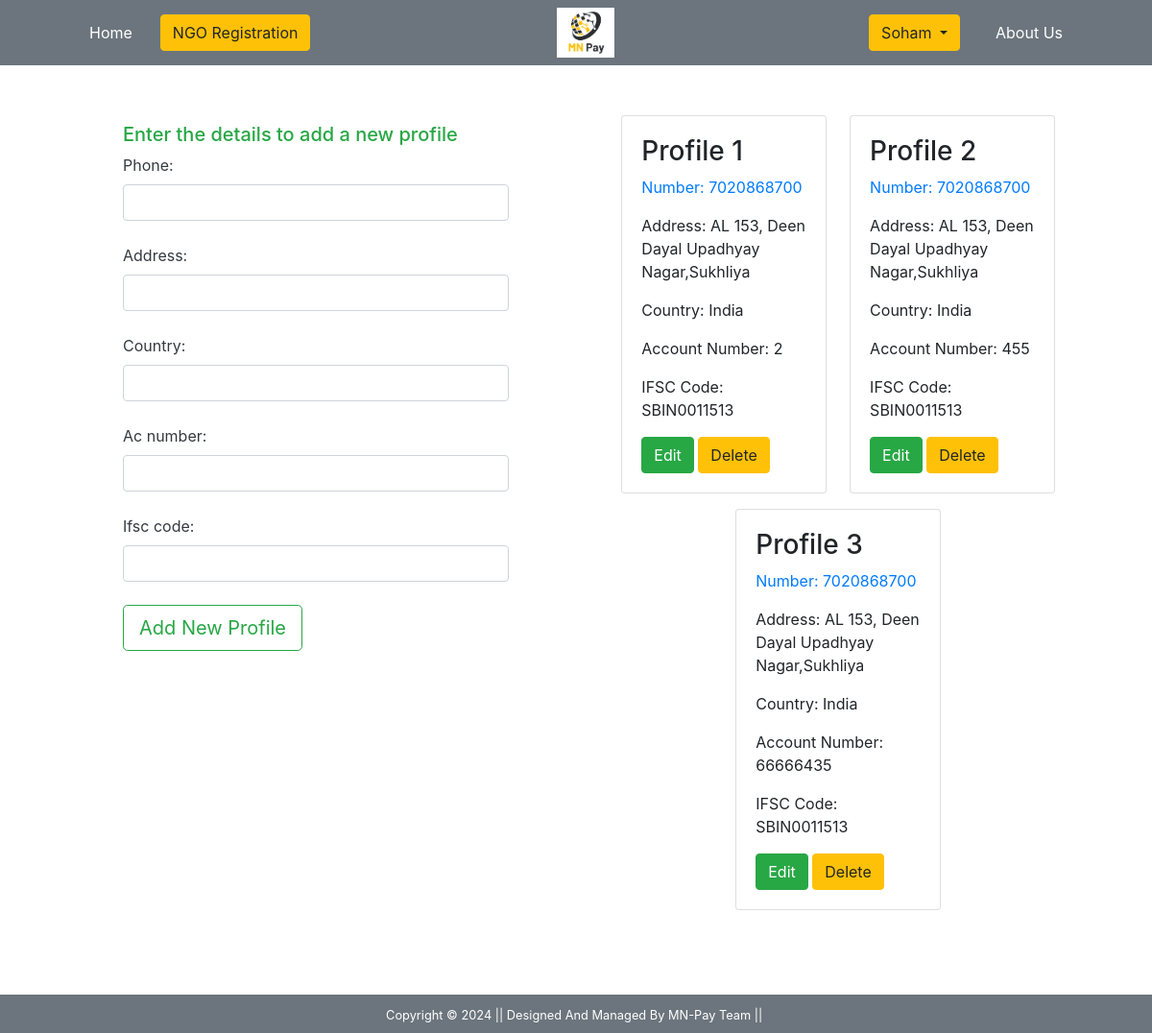
Screenshot of /profile/ (signed in) with the database file from the repository.
### Donation_Portal/models.py (models this page shows, shortened)
class Customer(models.Model):
    user = models.ForeignKey(User,on_delete=models.CASCADE)
    phone = models.IntegerField()
    address = models.CharField(max_length=50)
    country = models.CharField(max_length=20)
    ac_number = models.IntegerField(unique=True)
    ifsc_code = models.CharField(max_length=11)

### Donation_Portal/views.py (the view, shortened to what this page needs)
# urls.py: path('profile/', views.ProfileView.as_view(), name='profile'),
@method_decorator(login_required,name='dispatch')
class ProfileView(View):
    def get(self,request):
        proff = Customer.objects.filter(user=request.user)
        form = CustomerProfileForm()
        return render(request,'profile.html',{'form':form,'proff':proff,'active':'btn-primary'})

### Donation_Portal/forms.py
class CustomerProfileForm(forms.ModelForm):
    class Meta:
        model = Customer
        fields = ['phone','address','country','ac_number', 'ifsc_code']
        widgets = {'phone':forms.NumberInput(attrs={'class':'form-control'}),
        'address':forms.TextInput(attrs={'class':'form-control'}),
        'country':forms.TextInput(attrs={'class':'form-control'}),
        'ac_number':forms.NumberInput(attrs={'class':'form-control'}),
        'ifsc_code':forms.TextInput(attrs={'class':'form-control'})}

### Donation_Portal/templates/profile.html (shortened to what this page needs)
{% extends 'base.html' %}
{% load static %}
{% block content %}
<div class="d-flex p-2">
  <div class="p-5 w-50 mr-4 ml-4">
   <form  action="" method="post">
    <div class="h5 text-success">
      Enter the details to add a new profile
    </div>
    {% for fm in form%}
      <div>
        <div class="text-dark">
          {{fm.label_tag}} {{fm}}
        </div>
        <small class="text-danger">{{fm.errors|striptags}}</small><br>
      </div>
    {% endfor %}
      <div class="">
        <input type="submit" class="btn btn-outline-success btn-lg" value="Add New Profile">
      </div>
   </form>
  </div>
  <div class="d-flex p-4 w-50 mr-4 ml-4">
    <div class="row">
     {% for prf in proff  %}
          <div class="card" style="width: 45%; margin: auto; margin-top: 1rem;">
            <div class="card-body">
              <h3>Profile {{forloop.counter}}</h3>
              <p class="text-primary">Number: {{prf.phone}}</p>
              <p>Address: {{prf.address}}</p>
              <p>Country: {{prf.country}}</p>
              <p>Account Number: {{prf.ac_number}}</p>
              <p>IFSC Code: {{prf.ifsc_code}}</p>
              <a class="btn btn-success margin-auto" href="#">Edit</a>
              <a class="btn btn-warning margin-auto" href="#">Delete</a>
            </div>
          </div>
     {% endfor %}
    </div>
   </div>
  </div>
</div>
{% endblock content %}

### Donation_Portal/templates/base.html (shortened to what this page needs)
{% load static %}
<!DOCTYPE html>
<html lang="en">
<head>
    <link rel="stylesheet" href="{% static 'main.css' %}" type="text/css">
    <link rel="stylesheet" href="https://cdn.jsdelivr.net/npm/bootstrap@4.4.1/dist/css/bootstrap.min.css">
</head>
<body>
<nav class="navbar navbar-expand-lg navbar-dark bg-secondary">
  <ul class="navbar-nav mr-auto ml-5">
    <li class="nav-item active ml-2 mr-2"><a class="btn btn-secondary ml-2 mr-2" href="/">Home</a></li>
    <a  href="{% url 'NGO_Registration' %}" class="btn btn-warning">NGO Registration</a>
  </ul>
  <img src="{% static 'images\logo.jpg' %}" alt="Your Logo" class="logo" align="center" width="60" hieght = "60">
  <ul class="navbar-nav mr-5 ml-auto">
  {% if request.user.is_authenticated %}
       <div class="dropdown">
        <button class="btn btn-warning dropdown-toggle ml-2 mr-2" type="button" id="dropdownMenuButton" data-toggle="dropdown" aria-haspopup="true" aria-expanded="false">
          {{request.user.username|capfirst}}
        </button>
      </div>
  {% endif %}
  <li class="nav-item active ml-2 mr-2"><a class="btn btn-secondary ml-2 mr-2" href="#">About Us</a></li>
  </ul>
</nav>
<div class="" style="background-color: #ffffff;">
  <div class="ml-5 mr-5 pt-1 pb-2" >
    {% block content %}{% endblock %}
  </div>
<footer class="container-fluid bg-secondary text-center p-2 mt-5">
      <small class="text-white">Copyright &copy; 2024 || Designed And Managed By MN-Pay Team || </small>
</footer>
</body>
</html>

### rows the page displays
Customer: phone "7020868700", address "AL 153, Deen Dayal Upadhyay Nagar,Sukhliya", country "India", ac_number "2", ifsc_code "SBIN0011513"
Customer: phone "7020868700", address "AL 153, Deen Dayal Upadhyay Nagar,Sukhliya", country "India", ac_number "455", ifsc_code "SBIN0011513"
Customer: phone "7020868700", address "AL 153, Deen Dayal Upadhyay Nagar,Sukhliya", country "India", ac_number "66666435", ifsc_code "SBIN0011513"

### other values shown
{{ request.user.username|capfirst }} "Soham"
{{ fm.label_tag }} "Phone:" "Address:" "Country:" "Ac number:" "Ifsc code:"
